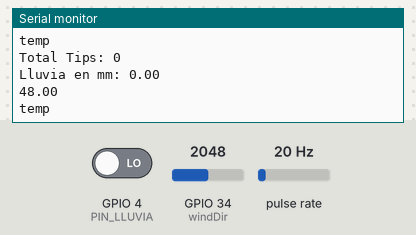
The sketch below on a simulated ESP32. Parts: the last lines printed to the serial monitor. Wiring (inferred from the names in the program): pulse sensor: data GPIO 16. The test bench sets the inputs (shaded band); at power-on: GPIO 34 (windDir) = 2048, pulse rate 20 Hz, GPIO 4 (PIN_LLUVIA) LOW. WiFi joins after 1.5 s; servers stay silent unless stated.

Above: at 2.7 s.
2.8 s: GPIO 34 (windDir) set to 960
At 4.0 s:
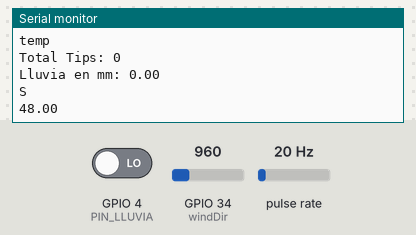
6.0 s: pulse rate (sensor on GPIO 16) set to 4 Hz
At 7.3 s:
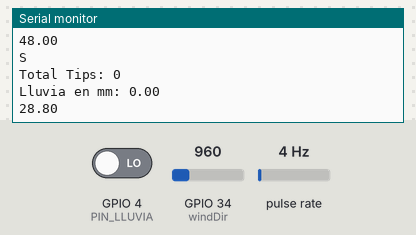
7.5 s: GPIO 4 (PIN_LLUVIA) driven HIGH
9.0 s: pulse rate (sensor on GPIO 16) set to 50 Hz
At 14.46 s:
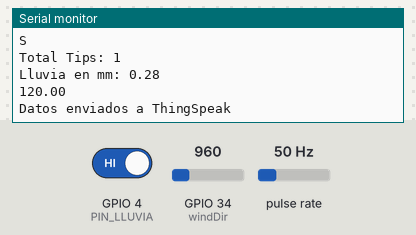
Timing chart, 0 to 15.5 s (numbered marks = the images above; inputs shaded):
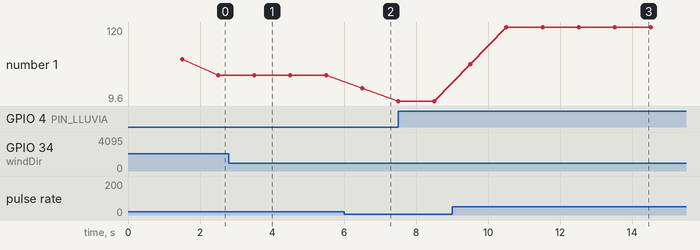

Measured:
- after the input at 2.8 s, the serial monitor: prints a new line after 0.70 s (image 1)
- after the input at 6.0 s, the serial monitor: prints a new line after 0.51 s (image 2)
- after the input at 9.0 s, the serial monitor: prints a new line after 0.51 s (image 3)
- plotted number 1: 48 → 28.8 after the input at 6.0 s, 9.6 → 120 after the input at 9.0 s

The sketch:

EstacionMeteorologica.ino
```cpp
#include <WiFi.h>
#include "ThingSpeak.h"
//+++++++++Pluviomentro ++++++++++++++++++++++++++++++++++++++++++

#define PIN_LLUVIA 4          // Pin de interrupcion del Pluviometro

//Se comparte entre Pluviomentro y Anemometro  //////////////////////////////////////////////

#define INTERVALO 1000  // intervalo de 1seg por el que se obtendran medidas
#define ANTIRREBOTE 15    //referenciado en ISR / multiplique por 1000 si usa un interruptor de láminas

//////////////////////////////////////////////////////////////////////////////////////////////////////////

////////////  Wifi //////////////////////////////////////////////////////////////////////////////////////////////////

const char* ssid = "WiFi-Arnet-69h7-2.4G";
const char* password = "pulpojulio75";

WiFiClient cliente;
////////////// ThingSpeak //////////////////////////////////////////////////////////////////////////////////////////////////////////////

unsigned long chanelID = 1994490;
const char* WriteAPIKey = "523Q5MWM3MTMI18V";

unsigned long tiempo3;
unsigned long tiempo4=0;

///////////////////////////////////////////////////////////////////////////////////////////////////////////////

unsigned long nextCalc;
unsigned long timer;
float milimetrosLluvia = 0;

volatile unsigned int triggerLluvia = 0;
volatile unsigned long last_micros_rg;


//+++++++++++++++++++++++++++++++++++++ Anemometro  ++++++++++++++++++++++++++++++++++++++++++++++++

#define PIN_ANEMOMETRO 16 // Pin de interupcion para el anemometro

unsigned long _nextCalc;
unsigned long _timer;

volatile int _anemometerCounter;
volatile unsigned long last_micros_an;

float _windSpd;

//+++++++++++++++++++++++++++++++++++ Veleta  +++++++++++++++++++++++++++++++++++++++++++++++++++
const int windDir = 34; // pin tied to Vout for voltage divider circuit

//Estas arrays son específicos para la veleta ADS con una resistencia fija de 10kOhm en el divisor de tensin

int sensorExp[] = {226,575,994,1680,2359,2978,3451,3826};
float dirDeg[] = {90,135,180,45,225,0,315,270};
char* dirCard[] = {"E","SE","S","NE","SO","N","NO","O"};

int sensorMin[] = {162,525,949,1600,2259,2915,3321,3763};
int sensorMax[] = {290,625,1039,1760,2459,3041,3581,3889};

int analogico = 0;
float angulo = 0;
char* dir = "temp";
unsigned long tiempo1;
unsigned long tiempo2=0;

/////////////////////////////////////////////////////////////////////////


void setup() {
  //++++++  Pluviometro+++++++++++++++++++++++++++++++++++++++++++++++++++++++++++++++++++++++++

  Serial.begin(115200);
  attachInterrupt(digitalPinToInterrupt(PIN_LLUVIA), contarLluvia, RISING);

  pinMode(PIN_LLUVIA, INPUT);
  nextCalc = millis() + INTERVALO;

  //+++++ Anemometro ++++++++++++++++++++++++++++++++++++++++++++++++++++++++++++++++++++++++++++

  _nextCalc = millis() + INTERVALO + 10;
  pinMode(PIN_ANEMOMETRO, INPUT);
  attachInterrupt(digitalPinToInterrupt(PIN_ANEMOMETRO), countAnemometer, RISING);


  /// +++++++++++++ Wifi ++++/++++++++++++++++++++++++++++++++
  WiFi.begin(ssid, password);
  while(WiFi.status() != WL_CONNECTED){
    delay(500);
    Serial.print(".");
  }
  Serial.println("WiFi conectado!!");

  ThingSpeak.begin(cliente); //conectar a ThingSpeak


}


void loop() {
  //++++   Pluviometro  +++++++++++++++++++
  timer = millis();

  if(timer > nextCalc) {
    nextCalc = timer + INTERVALO;
    milimetrosLluvia = triggerLluvia * 0.2794; //calculo de lluvia en mm, cada multiplica al factor 0.2784mm
    ThingSpeak.setField(3, milimetrosLluvia);
    Serial.print("Total Tips: ");
    Serial.println(triggerLluvia);
    Serial.print("Lluvia en mm: ");
    Serial.println(milimetrosLluvia);
  }

  // Anemometro
  _timer = millis();

 if(_timer > _nextCalc) {
    _nextCalc = _timer + INTERVALO;
   //actualizar y subir valor del Anemometro
    _windSpd = velocidadViento();
    Serial.println(_windSpd);
    ThingSpeak.setField(1, _windSpd);
    //Serial.print(":");
 }
/////////////////// Veleta ////////////////////////////

 tiempo1=millis();
if((tiempo1 - tiempo2) >= 1000){
  tiempo2=tiempo1;
  analogico = analogRead(windDir);
  for(int i=0; i<=7; i++) {
    if(analogico >= sensorMin[i] && analogico <= sensorMax[i]) {
      dir = dirCard[i];
      break;
   }
  }
  Serial.println(dir);
  ThingSpeak.setField(2, dir);


}


//+++++++++ ThinSpeak   +++++++++++++++++++++++++++
tiempo3=millis();
if ((tiempo3-tiempo4) >= 14000){
  tiempo4=tiempo3;
  ThingSpeak.writeFields(chanelID, WriteAPIKey); //escribir en los campos y el canal de ThingSpeak
  Serial.println("Datos enviados a ThingSpeak");
}


}  ////// Fin del loop  +++++++++++++++++++++++++++++++++++++++++++++++++++++++++++++++++++++++++++++++++++++++++++++++++++++++


//++++++++++++++++  Interrupcion externa Pluviometro   ++++++++++++++++++++++++++++++++++++++++++++++++

void contarLluvia() {
  // Se verifica si el tiempo transcurrido desde la última llamada de interrupción es mayor que el tiempo de rebote.
  if((long)(micros() - last_micros_rg) >= ANTIRREBOTE*1000) {   // tiempo de antirebote
   triggerLluvia += 1;
   last_micros_rg = micros();
  }
}


//Interrupcion externa y funcion anemometro
//devuelve la velocidad del viento desde el último calculo de intervalo.
float velocidadViento() {
 unsigned char i;
 //long spd = 14920; // una revolucion = 1,492 millas por hora; descomentar según sea necesario para su instrumento
 float spd = 24000; // una revolucion = 2,4 km por hora; descomentar según sea necesario para su instrumento
 spd *= _anemometerCounter;
 spd /= 10000;
 _anemometerCounter = 0;
 return spd;
}

void countAnemometer() {
 if((long)(micros() - last_micros_an) >= ANTIRREBOTE * 1000) {// tiempo de antirebote
    _anemometerCounter++;
    last_micros_an = micros();
 }
}
```
